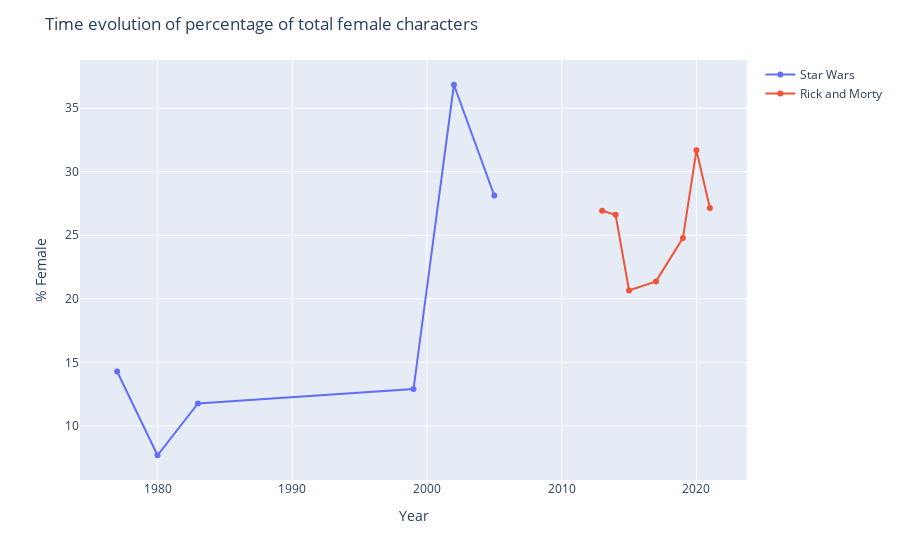

Notebook code cell kept with this figure:
### Code cell
fig = px.line(merged_df, x="Year", y=["Star Wars","Rick and Morty"], markers='o',
                               labels={
                     "value": "% Female",
                     "variable":"",
                 },)
fig.update_layout(title_text="Time evolution of percentage of total female characters")
fig.show()
#fig.update_layout(x)

### Figure 1 — Plotly figure (JSON) as saved in the notebook; plotly's stock layout.template omitted (floating-point values rounded to 4 significant figures)
{"data": [{"hovertemplate": "=Star Wars<br>Year=%{x}<br>% Female=%{y}<extra></extra>", "legendgroup": "Star Wars", "line": {"color": "#636efa", "dash": "solid"}, "marker": {"symbol": "circle"}, "mode": "lines+markers", "name": "Star Wars", "orientation": "v", "showlegend": true, "type": "scatter", "x": [1977, 1980, 1983, 1999, 2002, 2005, 2013, 2014, 2015, 2017, 2019, 2020, 2021], "xaxis": "x", "y": [14.29, 7.692, 11.76, 12.9, 36.84, 28.12, null, null, null, null, null, null, null], "yaxis": "y"}, {"hovertemplate": "=Rick and Morty<br>Year=%{x}<br>% Female=%{y}<extra></extra>", "legendgroup": "Rick and Morty", "line": {"color": "#EF553B", "dash": "solid"}, "marker": {"symbol": "circle"}, "mode": "lines+markers", "name": "Rick and Morty", "orientation": "v", "showlegend": true, "type": "scatter", "x": [1977, 1980, 1983, 1999, 2002, 2005, 2013, 2014, 2015, 2017, 2019, 2020, 2021], "xaxis": "x", "y": [null, null, null, null, null, null, 26.92, 26.61, 20.66, 21.37, 24.79, 31.68, 27.15], "yaxis": "y"}], "layout": {"legend": {"title": {"text": ""}, "tracegroupgap": 0}, "margin": {"t": 60}, "title": {"text": "Time evolution of percentage of total female characters"}, "xaxis": {"anchor": "y", "domain": [0, 1], "title": {"text": "Year"}}, "yaxis": {"anchor": "x", "domain": [0, 1], "title": {"text": "% Female"}}}}
